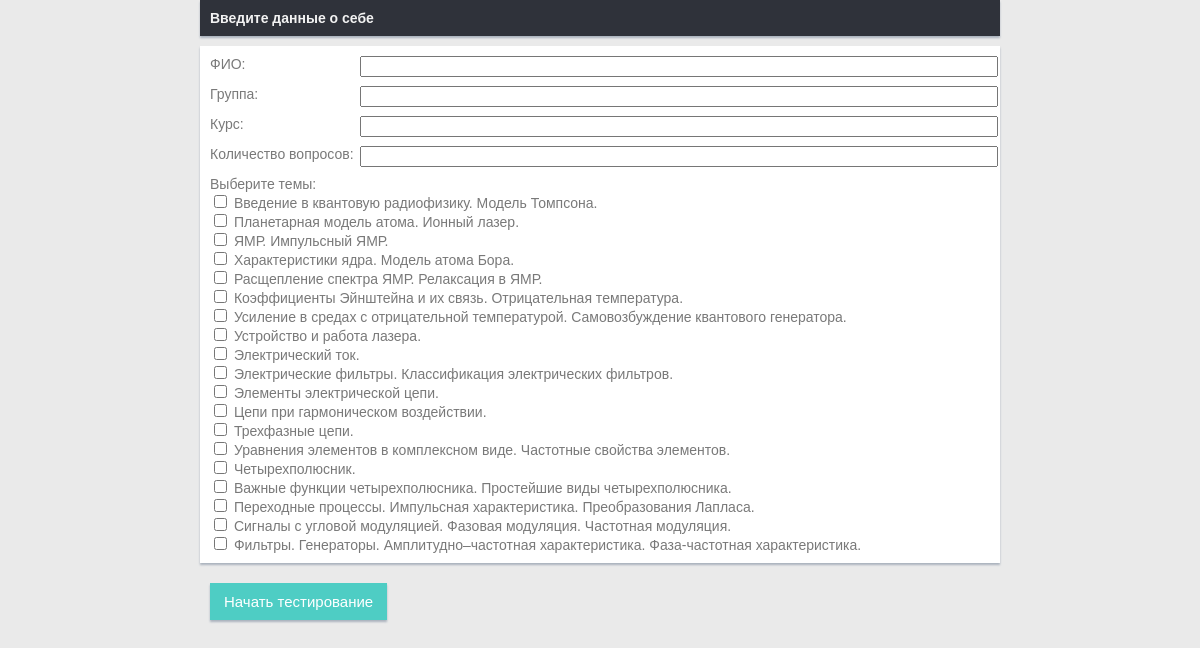
Screenshot of /info with the database file from the repository.
### Model.py (models this page shows)
class CeSubjects(Base):
    __tablename__ = 'cesubjects'
    id = Column(Integer, nullable=False, primary_key=True)
    subject_name = Column(String, nullable=False)

### app.py (the view)
@app.route('/info', methods=['GET', 'POST'])
def test_begin():
    if request.method == 'GET':
        session.clear()
    session_number = db_session.query(func.coalesce(func.max(CeSessions.session_number), 0)).all()
    db_session.commit()
    session['number'] = tuple(session_number[0])[0] + 1
    subjects_dict = {}
    subjects_data = db_session.query(CeSubjects.id, CeSubjects.subject_name).all()
    db_session.commit()
    id = 0
    for x in range(len(subjects_data)):
        subjects_dict[id] = subjects_data[x]
        id = id+1
    return render_template('start.html', subjects=subjects_dict)

### templates/start.html (shortened to what this page needs)
<!DOCTYPE html>
<html lang="ru">
<head>
    <link rel="stylesheet" href="../static/css/style.css">
</head>
<body>
<div class="wrapper">
    <div class="container main-header">
        <b>Введите данные о себе</b>
    </div>
    <form action="testing" method="post">
        <div class="container user-info">
            <div class="row">
                <div class="info-label"><label>ФИО:</label></div>
                <div class="info-input"><input type="text" name="fio" pattern="[А-Яа-я ]{1,}" value="{{ session.get('fio') if session.get('fio') != None }}">
                </div>
            </div>
            <div class="row">
                <div class="info-label"><label>Группа:</label></div>
                <div class="info-input"><input type="text" name="group" pattern="[А-Яа-я0-9-]{1,}" value="{{ session.get('group') if session.get('group') != None }}">
                </div>
            </div>
            <div class="row">
                <div class="info-label"><label>Курс:</label></div>
                <div class="info-input"><input type="number" name="course" pattern="[1-6]" value="{{ session.get('course') if session.get('course') != None }}">
                </div>
            </div>
            <div class="row">
                <div class="info-label"><label>Количество вопросов:</label></div>
                <div class="info-input"><input type="number" name="limit"  pattern="[1-9]{1}[0-9]{0,}" value="{{ session.get('limit') if session.get('limit') != None }}">
                </div>
            </div>
            Выберите темы:
            <br>
            {% for id, object in subjects.items() %}
            <label>
                <input id="{{ id }}" type="checkbox" name="subject" value="{{ object.id }}" {{ 'checked' if (session.get('subjects') != None and object.id|string in session.get('subjects')) }}>
                {{ object.subject_name }}
            </label><br>
            {% endfor %}
        </div>
        <div class="container">
            <button type="submit" class="btn-submit">Начать тестирование</button>
        </div>
    </form>
</div>
</body>
</html>

### static/css/style.css (style rules this page uses)
body { color: #797979; background: #eaeaea; font-family: 'Ruda', sans-serif; padding: 0px !important; margin: 0px !important; font-size:14px; }
.wrapper { margin: auto; width: 800px; }
.container { width: 780px; margin-bottom: 10px; padding: 10px; }
.main-header { background: #22242a; background-color: #2f323a; color: #f2f2f2; box-shadow: 0px 2px 2px #aab2bd; }
.user-info { background-color: #fff; box-shadow: 0px 2px 2px #aab2bd; }
.info-label { float: left; width: 150px; }
.info-input { float: left; width: 630px; }
.info-input input { width: 630px; }
.row { height: 30px; }
.btn-submit { background-color: #4ecdc4; color: #fff; border: 1px #48bcb4; padding: 10px 14px; text-align: center; text-decoration: none; display: block; font-size: 15px; box-shadow: 0px 2px 2px #aab2bd; }

### rows the page displays
CeSubjects: subject_name "Введение в квантовую радиофизику. Модель Томпсона."
CeSubjects: subject_name "Планетарная модель атома. Ионный лазер."
CeSubjects: subject_name "ЯМР. Импульсный ЯМР."
CeSubjects: subject_name "Характеристики ядра. Модель атома Бора."
CeSubjects: subject_name "Расщепление спектра ЯМР. Релаксация в ЯМР."
CeSubjects: subject_name "Коэффициенты Эйнштейна и их связь. Отрицательная температура."
CeSubjects: subject_name "Усиление в средах с отрицательной температурой. Самовозбуждение квантового генератора."
CeSubjects: subject_name "Устройство и работа лазера."
CeSubjects: subject_name "Электрический ток."
CeSubjects: subject_name "Электрические фильтры. Классификация электрических фильтров."
CeSubjects: subject_name "Элементы электрической цепи."
CeSubjects: subject_name "Цепи при гармоническом воздействии."
CeSubjects: subject_name "Трехфазные цепи."
CeSubjects: subject_name "Уравнения элементов в комплексном виде. Частотные свойства элементов."
CeSubjects: subject_name "Четырехполюсник."
CeSubjects: subject_name "Важные функции четырехполюсника. Простейшие виды четырехполюсника."
CeSubjects: subject_name "Переходные процессы. Импульсная характеристика. Преобразования Лапласа."
CeSubjects: subject_name "Сигналы с угловой модуляцией. Фазовая модуляция. Частотная модуляция."
CeSubjects: subject_name "Фильтры. Генераторы. Амплитудно–частотная характеристика. Фаза-частотная характеристика."
